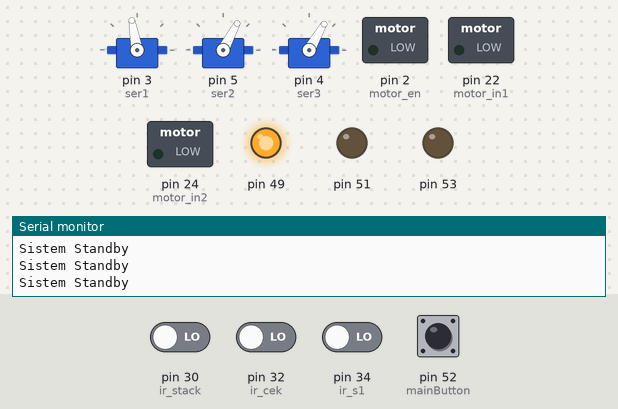
This sketch was run on a simulated Arduino Mega 2560, built with avr-gcc and run on an emulated ATmega2560. Parts: 3 × servo, switched loads named in the sketch (green lamp = pin HIGH), output pins drawn as LEDs (lit = HIGH), the last lines printed to the serial monitor. The inputs (shaded band) are chosen by the test bench; at power-on: pin 52 (mainButton) HIGH, pin 30 (ir_stack), pin 32 (ir_cek), pin 34 (ir_s1) LOW.

Above: at 1.2 s.
1.3 s: pin 30 (ir_stack) driven HIGH
At 2.4 s:
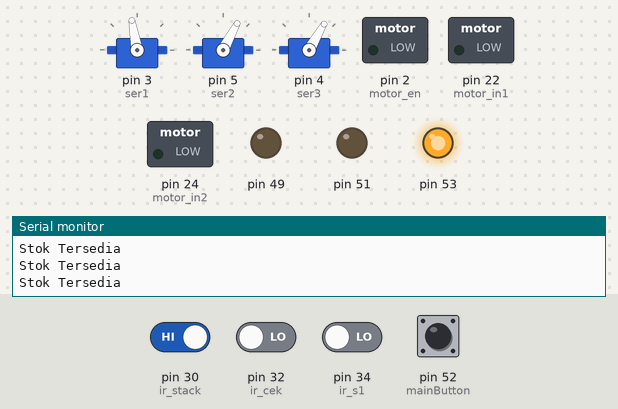
2.8 s: pin 52 (mainButton) pulled LOW for 0.15 s
At 6.2 s:
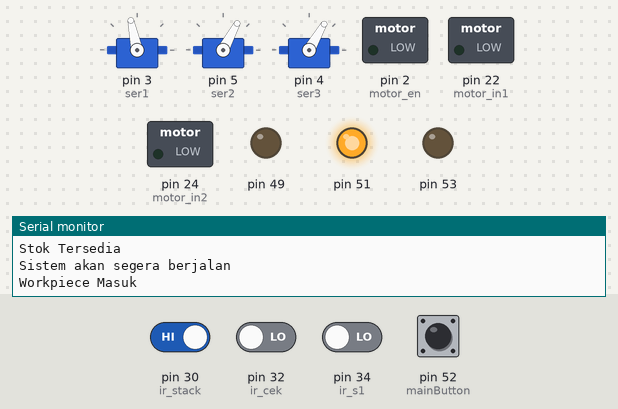
11.9 s: pin 30 (ir_stack) driven HIGH
20.9 s: pin 52 (mainButton) pulled LOW for 3.2 s
At 26.2 s:
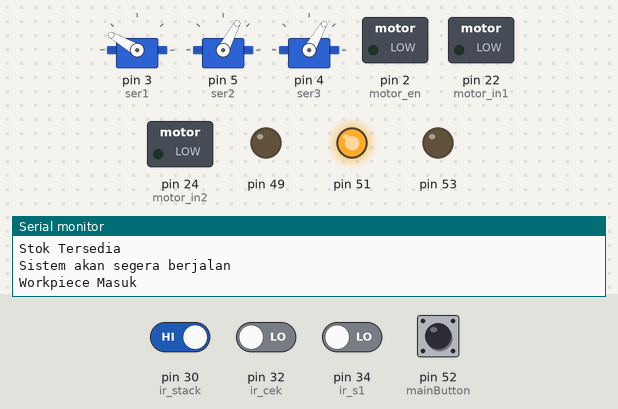
Timing chart, 0 to 26.6 s (numbered marks = the images above; inputs shaded):
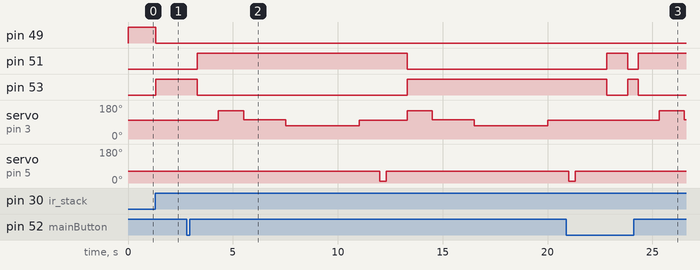

Measured:
- after the input at 1.3 s, pin 49: HIGH → LOW at once; pin 53: LOW → HIGH at once
- after the input at 2.8 s, pin 51: LOW → HIGH after 0.51 s; pin 53: HIGH → LOW after 0.51 s; servo on pin 3 (ser1): 100° → 150° after 1.5 s, → 102° 1.2 s later, → 70° 2.0 s later, → 100° 3.5 s later
- after the input at 20.9 s, pin 51: LOW → HIGH after 1.9 s, → LOW 1.0 s later, → HIGH 0.50 s later; pin 53: HIGH → LOW after 1.9 s, → HIGH 1.0 s later, → LOW 0.50 s later

The sketch:

Mode_1.ino
```cpp
//Bismillahirrohamanirrohim MPS SORTING BASED ARDUINO

/*
  LOW COST MPS SORTING BASED ARDUINO
  Mechatronics Engineering 2nd Generation
  Vocational High School 2 Bojonegoro
*/

#define mainButton 52
#define ir_stack 30
#define ir_cek 32
#define ir_s1 34
#define ir_s2 36
#define ir_s3 38
#define prox_cek 50

#define ser1 3
#define ser2 5
#define ser3 4
#define motor_in1 22
#define motor_in2 24
#define motor_en 2

#include<Servo.h>
Servo servoStack, servo_s1, servo_s2;

int warna = 0;
int latch = 0;
int counter1 = 0;
int counter2 = 0;

void setup() {
  Serial.begin(9600);
  pinMode(mainButton, INPUT_PULLUP);
  pinMode(ir_stack, INPUT);
  pinMode(ir_cek, INPUT);
  pinMode(ir_s1, INPUT);
  pinMode(ir_s2, INPUT);
  pinMode(ir_s3, INPUT);
  pinMode(prox_cek, INPUT);

  pinMode(motor_in1, OUTPUT);
  pinMode(motor_in2, OUTPUT);
  pinMode(motor_en, OUTPUT);

  pinMode(49, OUTPUT);
  pinMode(51, OUTPUT);
  pinMode(53, OUTPUT);

  servoStack.attach(ser1);
  servo_s1.attach(ser2);
  servo_s2.attach(ser3);
  servo_s1.write(62);
  servo_s2.write(60);
}

void loop() {
  int stok = digitalRead(ir_stack);
  if (stok == 1) {
    Serial.println("Stok Tersedia");
    digitalWrite(49, LOW);
    digitalWrite(51, LOW);
    digitalWrite(53, HIGH);
    //--------------------------------------------------------------------------------------------------------------------------------------
    int button = digitalRead(mainButton);
    if (button == 0) {
      latch++;
      delay(500);
      digitalWrite(49, LOW);
      digitalWrite(51, HIGH);
      digitalWrite(53, LOW);
      Serial.println("Sistem akan segera berjalan");
      delay(1000);
      if (latch >= 2) {
        latch = 0;
      }
    }
    //--------------------------------------------------------------------------------------------------------------------------------------
    switch (latch) {
      case 1 :
        Serial.println("Workpiece Masuk");
        servoStack.write(150);
        delay(1200);
        servoStack.write(102);
        delay(2000);
        servoStack.write(70);
        delay(3500);
        servoStack.write(100);
        delay(1000);
        //------------------------------------------------------------------------------------------------------------------------------------
        warna = digitalRead(ir_cek);
        Serial.println("Scan Warna");
        //--------------------------------------------------------------------------------------------------------------------------------------
        switch (warna) {
          case 0:
          Serial.println('0');
            if (counter1 >= 3) {
              latch = 0 ;
            }
            else {
              servo_s1.write(9);
              //--------------------------------------------------------------------------------------------------------------------------------------
              while (digitalRead(ir_s1) == 1) {
                digitalWrite(motor_in1, LOW);
                digitalWrite(motor_in2, HIGH);
                analogWrite(motor_en, 80);
              }
              //-------------------------------------------------------------------------------------------------------------------------------------
              counter1++;
              delay(300);
            }
            break;
          //-------------------------------------------------------------------------------------------------------------------------------------
          case 1:
          Serial.println('1');
            if (counter2 >= 3) {
              latch = 0 ;
            }
            else {
              servo_s2.write(3);
              //--------------------------------------------------------------------------------------------------------------------------------------
              while (digitalRead(ir_s2) == 1) {
                digitalWrite(motor_in1, LOW);
                digitalWrite(motor_in2, HIGH);
                analogWrite(motor_en, 80);
              }
              //-------------------------------------------------------------------------------------------------------------------------------------
              counter2++;
              delay(300);
            }
            break;
        }
        //--------------------------------------------------------------------------------------------------------------------------------------
        digitalWrite(motor_in1, LOW);
        digitalWrite(motor_in2, LOW);
        analogWrite(motor_en, 0);
        //-------------------------------------------------------------------------------------------------------------------------------------
        servo_s1.write(62);
        servo_s2.write(60);
        //-------------------------------------------------------------------------------------------------------------------------------------
        Serial.print("Counter 1 = ");
        Serial.print(counter1);
        Serial.print(" & Counter 2 = ");
        Serial.println(counter2);
        delay(1000);
    }
  }
  else {
    idle();
  }
}

void idle() {
  Serial.println("Sistem Standby");
  digitalWrite(motor_in1, LOW);
  digitalWrite(motor_in2, LOW);
  analogWrite(motor_en, 0);
  servo_s1.write(62);
  servo_s2.write(60);
  servoStack.write(100);
  digitalWrite(49, HIGH);
  digitalWrite(51, LOW);
  digitalWrite(53, LOW);
  latch = 0;
}
```
